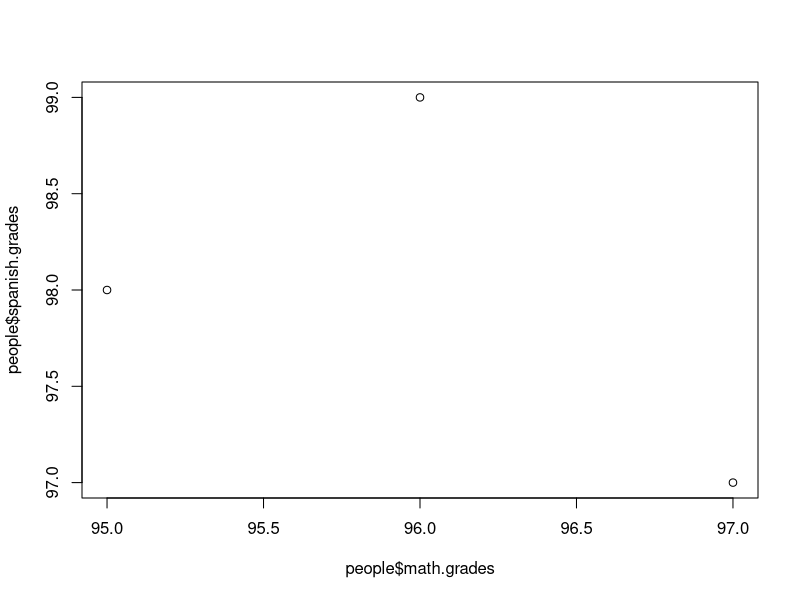
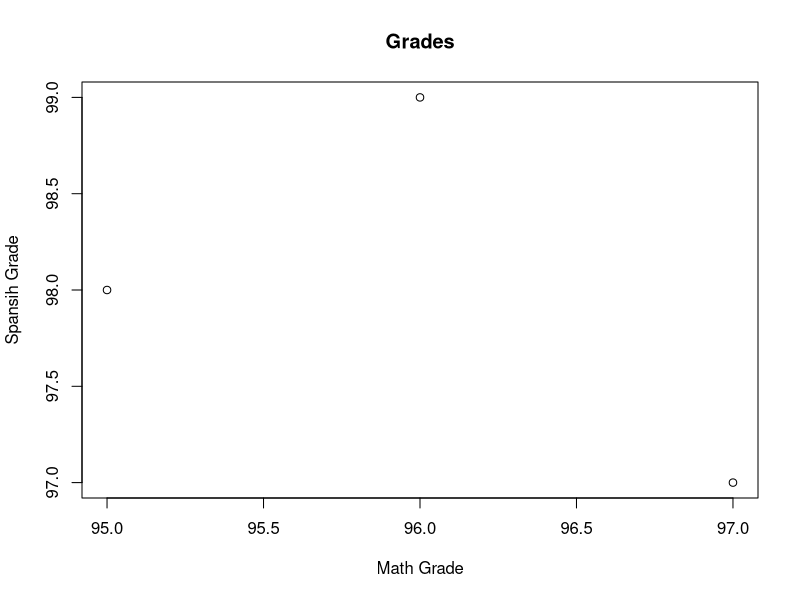

Recreate these plots in R, in order.
# An exercise for working with basic data in R

# Create a vector `students` with three names in it
students <- c('Rashmi', 'Amelia', 'Allen')

# Create a vector `math.grades` that represents grades for each person (0 - 100 scale)
math.grades <- c(97, 95, 96)

# Create a vector `spanish.grades` that represents grades for each person (0 - 100 scale)
spanish.grades <- 97:99

# Use the `data.frame` function to combine `students`, `math.grades`, and `spanish.grades` into a variable `people`
people <- data.frame(students, math.grades, spanish.grades)

# Calculate a new column `average` which is the average grade across courses
# Hint: calculate the average manually, not with any functions
people$average <- (people$math.grades + people$spanish.grades)/2

# Which student(s) had the highest average grade?
people[people$average == max(people$average),'students']

# Which students had lower spanish grades than math grades?
people[people$spanish.grades > people$math.grades, 'students']

# Plot the relationship between math and spanish grades using the `plot` function
plot(people$math.grades, people$spanish.grades)

# A few more labels     
plot(people$math.grades, people$spanish.grades, xlab = 'Math Grade', ylab = "Spansih Grade")
title(main="Grades") # add a title
